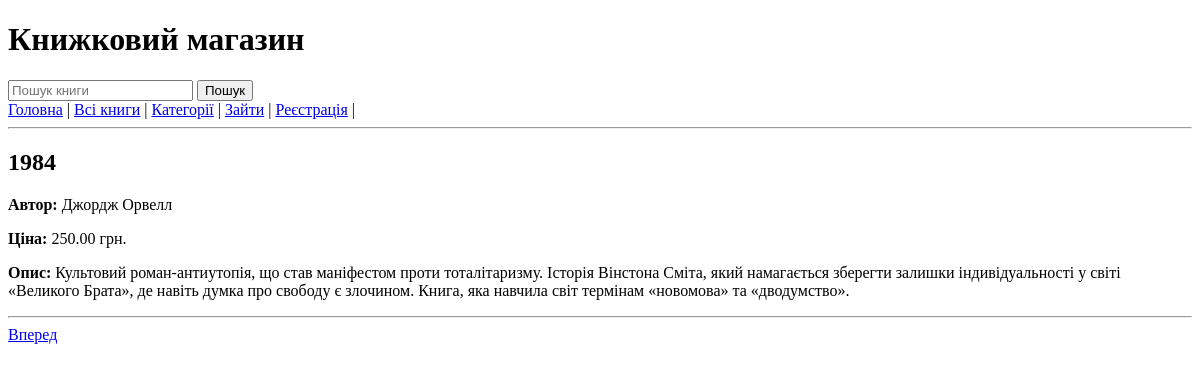
Before: /catalog/books/1/ with the older database file.
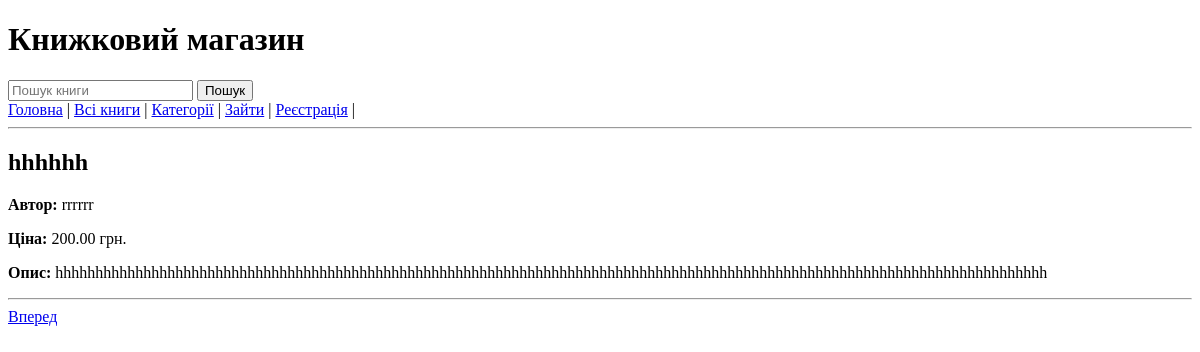
After: the same page with the newer database file.
### bookshop/models.py (models this page shows)
class Book(models.Model):
    category = models.ManyToManyField(Category, verbose_name="Category")
    title = models.CharField(max_length=100, verbose_name="Book Title")
    author = models.CharField(max_length=200, verbose_name="Author")
    price = models.DecimalField(max_digits=10, decimal_places=2, verbose_name="Price")
    description = models.TextField(verbose_name="Description")
    published_date = models.DateField(null=True, blank=True, verbose_name="Published Date")
    stock = models.BooleanField(default=True, verbose_name="Stock Status")

### bookshop/views.py (the view)
# urls.py: path('catalog/books/<int:pk>/', BookDetailView.as_view(), name="book_detail"),
class BookDetailView(DetailView):
    model = Book
    template_name = "book_detail.html"
    context_object_name = "book"
    pk_url_kwarg = 'pk'
    def get_context_data(self, **kwargs):
        context = super().get_context_data(**kwargs)
        logger.info(f"Книга: '{self.object.title}' | user: {self.request.user}")
        current_book = self.object
        context["previous_book"] = Book.objects.filter(id__lt=current_book.id).order_by("-id").first()
        context["next_book"] = Book.objects.filter(id__gt=current_book.id).order_by("id").first()
        return context

### bookshop/templates/book_detail.html (shortened to what this page needs)
{% extends 'base.html' %}
{% block content %}
    <h2>{{ book.title }}</h2>
    <p><strong>Автор:</strong> {{ book.author }}</p>
    <p><strong>Ціна:</strong> {{ book.price }} грн.</p>
    <p><strong>Опис:</strong> {{ book.description }}</p>
    <hr>
    <div>
        {% if next_book %}
            <a href="{% url 'book_detail' next_book.pk %}">Вперед</a>
        {% endif %}
    </div>
{% endblock content%}

Changed rows visible on the page:
changed Book: title "1984" → "hhhhhh"; author "Джордж Орвелл" → "rrrrrr"; price "250.00" → "200.00"; description "Культовий роман-антиутопія, що став маніфестом проти тоталітаризму. Історія Вінстона Сміта, який намагається зберегти залишки індивідуальності у світі «Великого Брата», де навіть думка про свободу є злочином. Книга, яка навчила світ термінам «новомова» та «дводумство»." → "hhhhhhhhhhhhhhhhhhhhhhhhhhhhhhhhhhhhhhhhhhhhhhhhhhhhhhhhhhhhhhhhhhhhhhhhhhhhhhhhhhhhhhhhhhhhhhhhhhhhhhhhhhhhhhhhhhhhhhhhhhhh"
